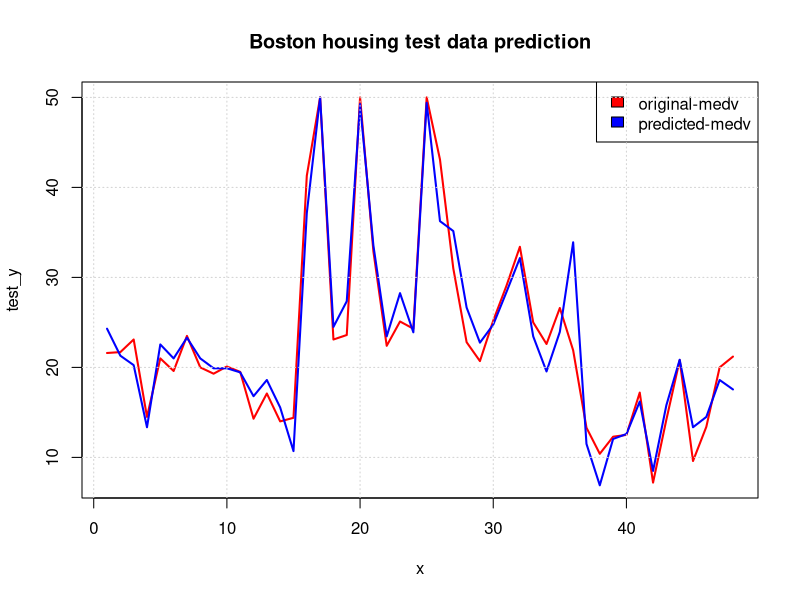

Source code (R):
## ---- chunk 1
install.packages("caret")
install.packages("MLmetrics")
## ---- chunk 2
library(MASS)
library(MLmetrics)
library(caret)
## ---- chunk 3
boston <- MASS::Boston
head(boston)
## ---- chunk 4

x_scaled <- scale(boston[,-c(4,14)])[,]
boston_scaled <- cbind(x_scaled,boston[,c(4,14)])

head(boston_scaled)
## ---- chunk 5
indexes <- createDataPartition(boston$medv, p = .9, list = F)
train <- boston_scaled[indexes, ] #discale krn satuan sangat berbeda
test <-boston_scaled[-indexes, ]

train_x <- train[, -14]
train_y <- train[,14]

test_x <- test[, -14]
test_y <- test[,14]


## ---- chunk 6
knnmodel <- knnreg(train_x, train_y,k=2)


pred_y <- predict(knnmodel, data.frame(test_x))

mape_test <- MAPE(pred_y,test_y)*100
rmse_test <- caret::RMSE(test_y, pred_y)

cat("MAPE: ", mape_test," RMSE: ", rmse_test)
## ---- chunk 7
x = 1:length(test_y)
plot(x, test_y, col = "red", type = "l", lwd=2, main = "Boston housing test data prediction")
lines(x, pred_y, col = "blue", lwd=2)
legend("topright",  legend = c("original-medv", "predicted-medv"), 
       fill = c("red", "blue"), col = 2:3,  adj = c(0, 0.6))
grid() 
